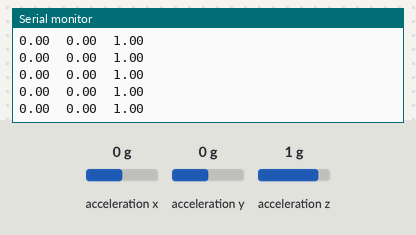
A sketch run on a simulated Arduino Nano 33 BLE. On the bench: the last lines printed to the serial monitor. The test bench sets the inputs (shaded band); at power-on: acceleration x 0 g, acceleration y 0 g, acceleration z 1 g.

Above: at 2.2 s.
2.3 s: acceleration x set to -1.4 g
At 3.0 s:
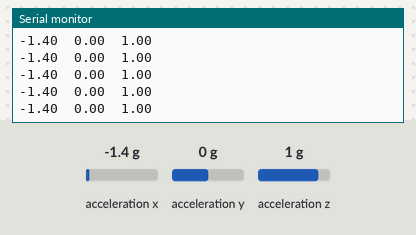
3.8 s: acceleration y set to -1.4 g
At 4.3 s:
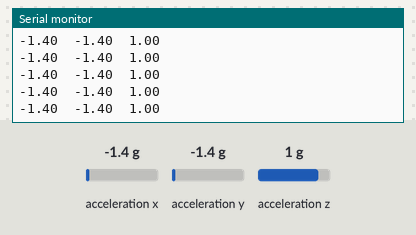

Measured:
- after the input at 2.3 s, the serial monitor: prints a new line at once (image 1)
- after the input at 3.8 s, the serial monitor: prints a new line at once (image 2)

The sketch:

SimpleAccelerometerWithBMI270.ino
```cpp
#include "Arduino_BMI270_BMM150.h"

void setup() {
  Serial.begin(9600);
  while (!Serial);
  Serial.println("Started");

  if (!IMU.begin()) {
    Serial.println("Failed to initialize IMU!");
    while (1);
  }

  Serial.print("Accelerometer sample rate = ");
  Serial.print(IMU.accelerationSampleRate());
  Serial.println(" Hz");
  Serial.println();
  Serial.println("Acceleration in G's");
  Serial.println("X\tY\tZ");
  delay(1000);
}

void loop() {
  float x, y, z;

  if (IMU.accelerationAvailable()) {
    IMU.readAcceleration(x, y, z);

    Serial.print(x);
    Serial.print('\t');
    Serial.print(y);
    Serial.print('\t');
    Serial.println(z);
  }
}
```
